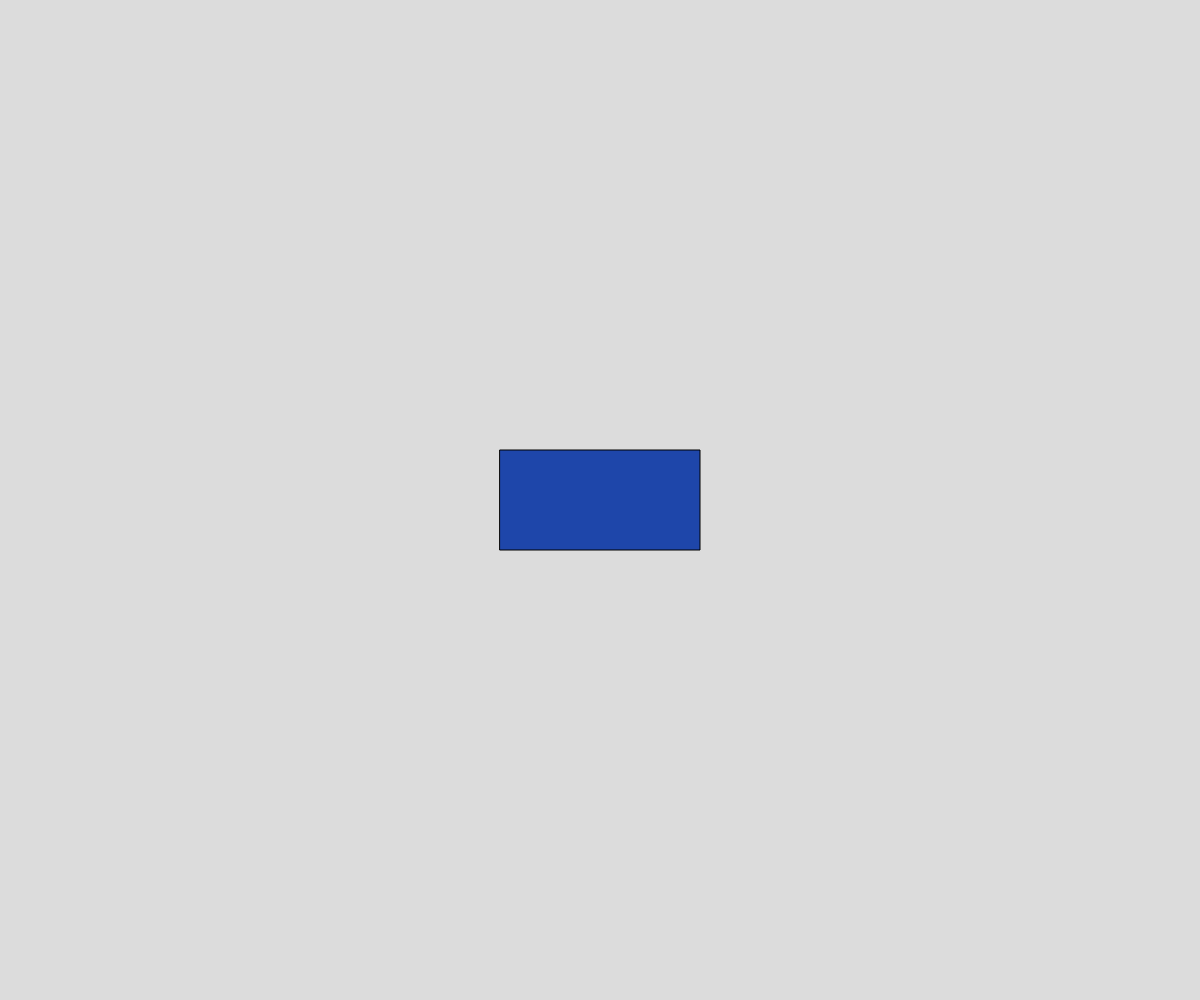
Frame 1 (no input)
Frame 60 (no input): identical to frame 1, image omitted
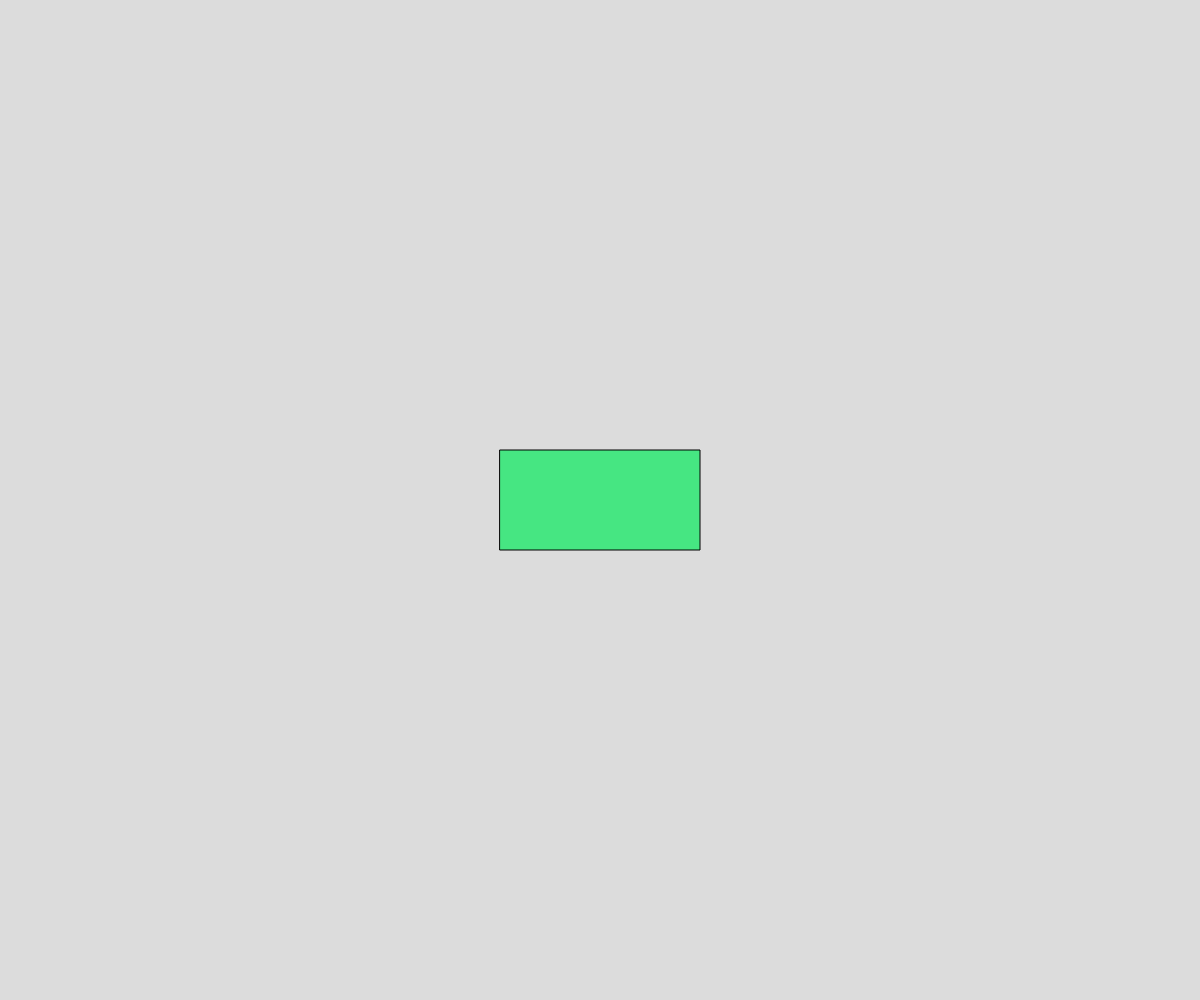
Frame 120 (the mouse pressed at the canvas centre since frame 60)

The p5.js sketch that drew these frames (run headless with seeded random() and noise() and a simulated clock; from frame 60 on, the mouse is pressed at the canvas centre):

// p5.js sketch
// ── sketch.js
// Relocatable Rectangles
// Mr. Scott
// Sept 27, 2023
// Hover Effect + Mousedrag objects

// Global Variables
let x, y, rHeight, rWidth;  //(x,y) center referenced
let rLeft, rRight, rTop, rBottom; //edge positions
let mouseOver = false; // are we hovering over the rect?

function setup() {
  createCanvas(windowWidth, windowHeight);
  rectMode(CENTER);
  x = width/2;  y = height/2;
  rHeight = 100;  rWidth = 200;
}

function updateEdgePositions(){
  //updates the right/left/top/bottom for our rect.
  rLeft = x - rWidth/2;  rRight = x + rWidth/2;
  rTop = y - rHeight/2; rBottom = y + rHeight/2;
}

function drawRectangle(){
  //renders rectangle and checks for mouse interactions
  updateEdgePositions();
  print(rLeft + " " + rRight + " " + rTop + " " + rBottom);

  //are we in the region?
  if(mouseX>rLeft && mouseX<rRight && mouseY>rTop && mouseY <rBottom){
    fill(70,230,130);
    mouseOver = true;
  }
  else{
    fill(30,70,170);
    mouseOver = false;
  }

  //draw the rectangle
  rect(x,y,rWidth,rHeight);
}

function draw() {
  background(220);
  drawRectangle();
}
